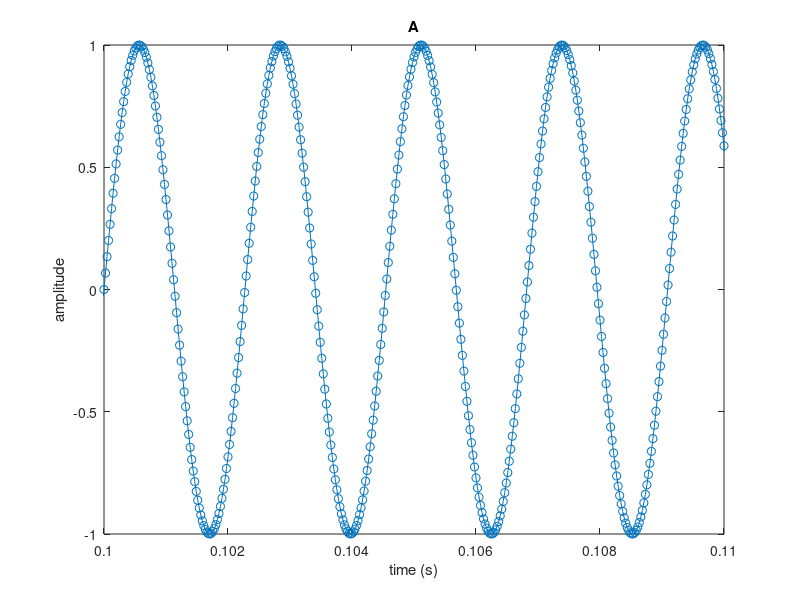

The MATLAB script that drew this image:
clear all
close all


%piano notes in sequence starting from A4 (440 Hz)
notename = {'A' 'A#' 'B' 'C' 'C#' 'D' 'D#' 'E' 'F' 'F#' 'G' 'G#'}; 

% duration of each note (seconds)
dur = 0.3; 

%sampling frequency (hertz)
fs = 41e3; 

% time vector
dt = 1/fs;
nt = dur/dt;

t = 0:dt:dt*(nt-1);

% let's play a simple song
song = {'A' 'A' 'E' 'E' 'F#' 'F#' 'E' 'E' 'D' 'D' 'C#' 'C#' 'B' 'B' 'A' 'A'};

yout = []; % initial the song file
for i=1:length(song)
    
    n = find(strcmp(song(i), notename));

    %convert sequential note number to frequency
    f = 440*2.^((n-1)/12);
    
    % simple harmonic oscillation
    y = sin(2*pi*t*f);
    
    % add some zeros at the end to separate notes and append notes together 
    yout = [yout, [y, zeros(1, floor(0.3*dur*fs))]];
    
    % plot a numerical representation of a musical note
    figure(1),clf,
    plot(t,y,'o-'), title(notename{n}), xlim([0.1 0.11])
    xlabel('time (s)'), ylabel('amplitude')
    drawnow
    % play note
    soundsc(y,fs)
    pause(dur)
end

% save the song to a file
audiowrite('little_song.wav', yout, fs);

